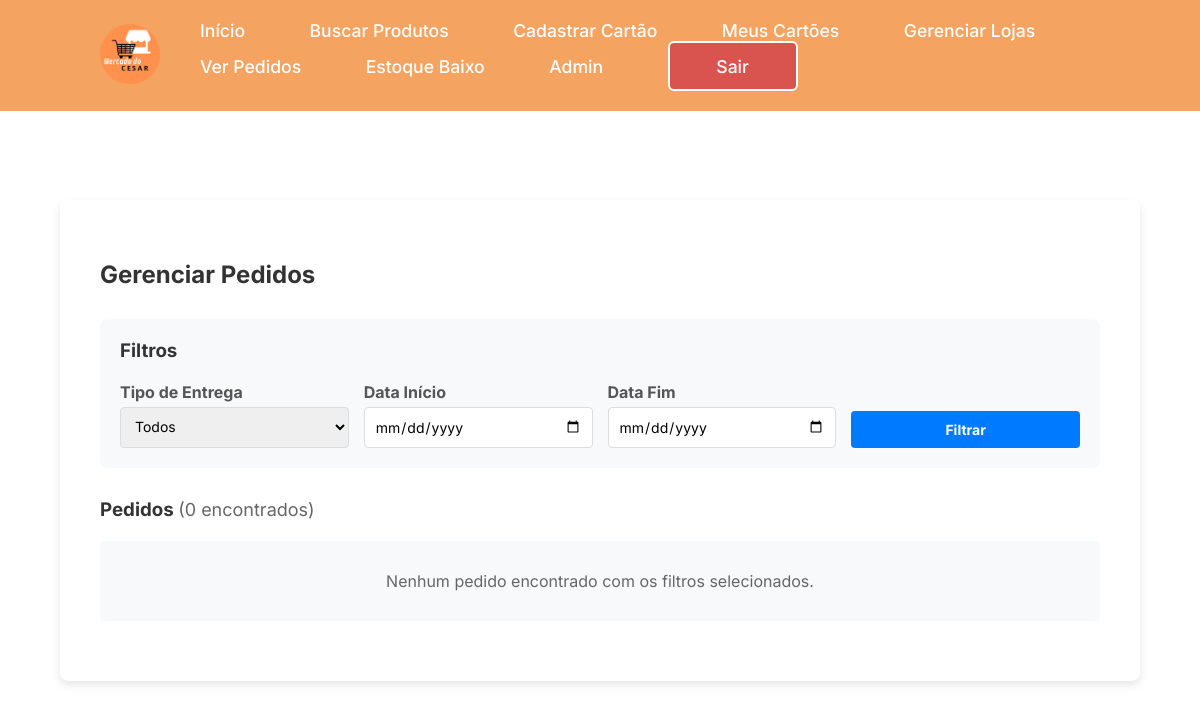
The app's page /pedidos/ (signed in), older data.
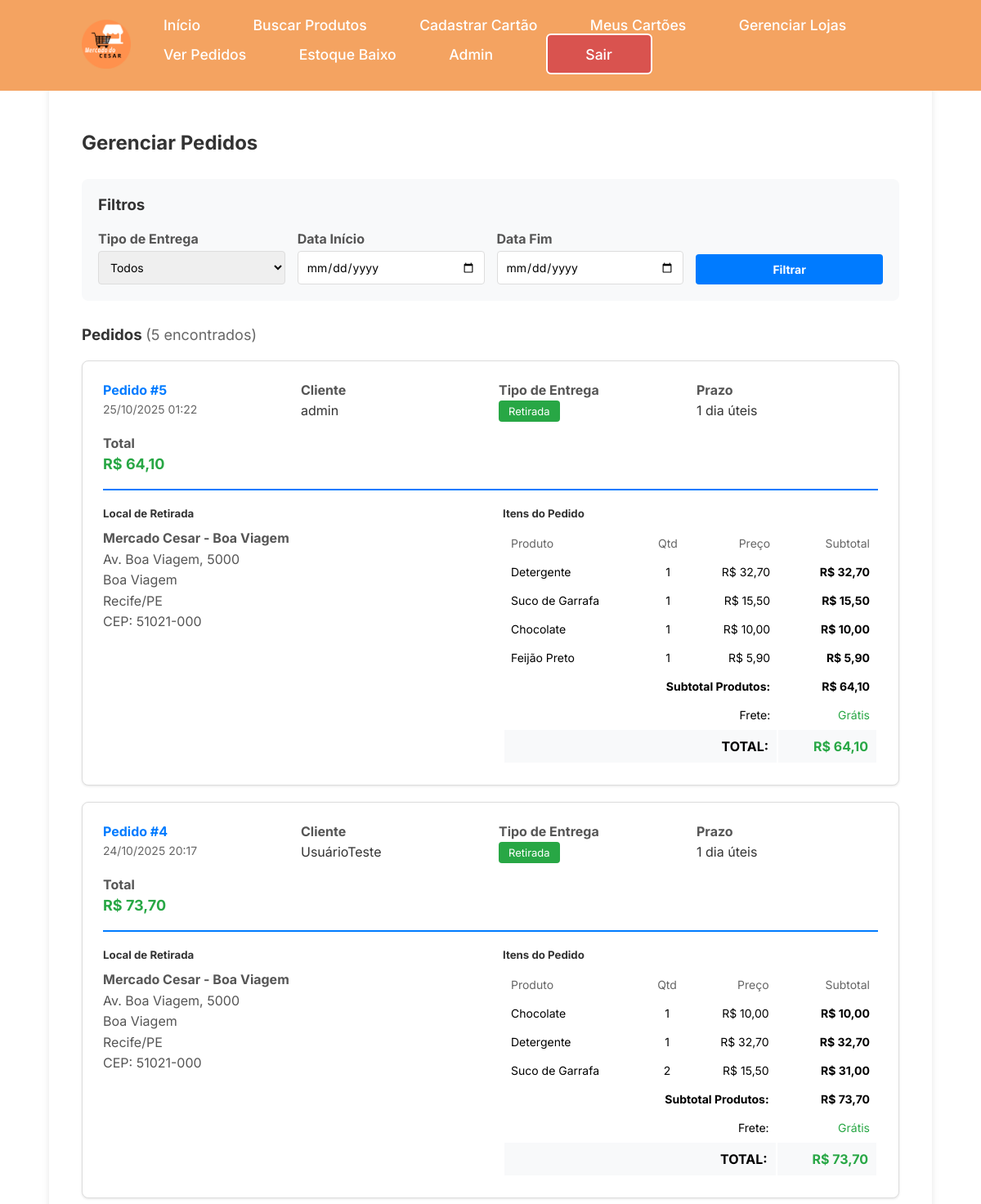
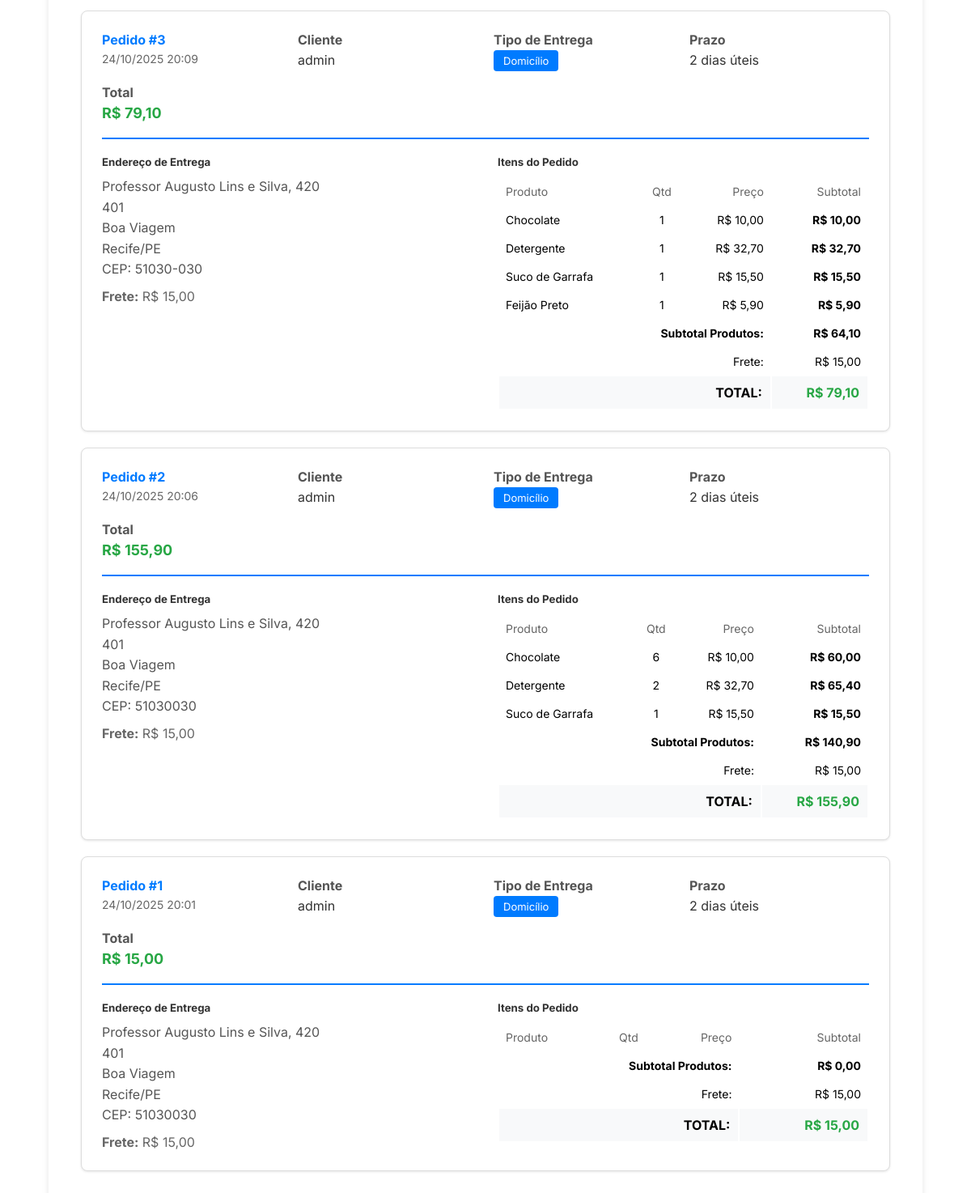
The same page, newer data (2 pictures, top to bottom).
### mercadocesar/models.py (models this page shows, shortened)
class Pedido(models.Model):
    TIPO_ENTREGA_CHOICES = [
        ('DOMICILIO', 'Entrega em Domicílio'),
        ('RETIRADA', 'Retirada na Loja'),
    ]
    usuario = models.ForeignKey(settings.AUTH_USER_MODEL, on_delete=models.CASCADE)
    tipo_entrega = models.CharField(max_length=10, choices=TIPO_ENTREGA_CHOICES)
    cep = models.CharField(max_length=9, blank=True, null=True)
    endereco = models.CharField(max_length=200, blank=True, null=True)
    numero = models.CharField(max_length=10, blank=True, null=True)
    complemento = models.CharField(max_length=100, blank=True, null=True)
    bairro = models.CharField(max_length=100, blank=True, null=True)
    cidade = models.CharField(max_length=100, blank=True, null=True)
    estado = models.CharField(max_length=2, blank=True, null=True)
    loja = models.ForeignKey(Loja, on_delete=models.SET_NULL, null=True, blank=True)
    cartao = models.ForeignKey(CartaoCredito, on_delete=models.SET_NULL, null=True, blank=True)
    custo_entrega = models.DecimalField(max_digits=10, decimal_places=2, default=0)
    prazo_dias = models.IntegerField()
    data_criacao = models.DateTimeField(auto_now_add=True)
    def calcular_subtotal_produtos(self):
        from decimal import Decimal
        total = sum(item.calcular_subtotal() for item in self.itens.all())
        return Decimal(str(total)) if total else Decimal('0')
    def calcular_total(self):
        return self.calcular_subtotal_produtos() + self.custo_entrega

class ItemPedido(models.Model):
    pedido = models.ForeignKey(Pedido, on_delete=models.CASCADE, related_name='itens')
    produto = models.ForeignKey(Produto, on_delete=models.CASCADE)
    quantidade = models.PositiveIntegerField()
    preco_unitario = models.DecimalField(max_digits=10, decimal_places=2)  # Preço no momento da compra
    def calcular_subtotal(self):
        return self.preco_unitario * self.quantidade

class Loja(models.Model):
    nome = models.CharField(max_length=100)
    endereco = models.CharField(max_length=200)
    numero = models.CharField(max_length=10)
    bairro = models.CharField(max_length=100)
    cidade = models.CharField(max_length=100)
    estado = models.CharField(max_length=2)
    cep = models.CharField(max_length=9)
    prazo_retirada_dias = models.IntegerField(default=1)
    ativa = models.BooleanField(default=True)

class Produto(models.Model):
	nome = models.CharField(max_length=30, unique=True)
	codigo = models.CharField(max_length=30, unique=True)
	descricao = models.CharField(max_length=200, default="", unique=True)
	categoria = models.CharField(max_length=50)
	preco_custo = models.DecimalField(
		max_digits=10,
		decimal_places=2,
		validators=[MinValueValidator(0)]
	)
	preco = models.DecimalField(
		max_digits=10,
		decimal_places=2,
		validators=[MinValueValidator(0)]
	)
	unidade_medida = models.CharField(max_length=20)
	class Meta:
		constraints = [
			CheckConstraint(check=~Q(codigo=""), name='codigo_nao_vazio'),
   			CheckConstraint(check=~Q(descricao=""), name='descricao_nao_vazia'),
			CheckConstraint(check=~Q(categoria=""), name='categoria_nao_vazia'),
			CheckConstraint(check=~Q(unidade_medida=""), name='unidade_medida_nao_vazia'),
		]

### mercadocesar/views.py (the view)
# urls.py: path('pedidos/', visualizar_pedidos, name='visualizar_pedidos'),
@user_passes_test(lambda u: u.is_superuser)
def visualizar_pedidos(request):
    from .models import ItemPedido
    tipo_entrega = request.GET.get('tipo_entrega', '')
    data_inicio = request.GET.get('data_inicio', '')
    data_fim = request.GET.get('data_fim', '')
    pedidos = Pedido.objects.all().select_related('usuario', 'loja').prefetch_related('itens__produto')
    if tipo_entrega:
        pedidos = pedidos.filter(tipo_entrega=tipo_entrega)
    if data_inicio:
        pedidos = pedidos.filter(data_criacao__date__gte=data_inicio)
    if data_fim:
        pedidos = pedidos.filter(data_criacao__date__lte=data_fim)
    pedidos = pedidos.order_by('-data_criacao')
    context = {
        'pedidos': pedidos,
        'tipo_entrega_filtro': tipo_entrega,
        'data_inicio': data_inicio,
        'data_fim': data_fim,
    }
    return render(request, 'visualizar_pedidos.html', context)

### mercadocesar/templates/visualizar_pedidos.html (shortened to what this page needs)
{% extends 'base.html' %}
{% block content %}
<div class="container" style="max-width: 1400px; margin: 40px auto; padding: 0 20px;">
    <h2 style="color: #333; margin-bottom: 30px;">Gerenciar Pedidos</h2>
    <div style="background-color: #f8f9fa; padding: 20px; border-radius: 8px; margin-bottom: 30px;">
        <h3 style="color: #333; margin-top: 0; margin-bottom: 20px;">Filtros</h3>
        <form method="get" style="display: grid; grid-template-columns: repeat(auto-fit, minmax(200px, 1fr)); gap: 15px; align-items: end;">
            <div>
                <label style="display: block; margin-bottom: 5px; font-weight: bold; color: #555;">Tipo de Entrega</label>
                <select name="tipo_entrega" style="width: 100%; padding: 10px; border: 1px solid #ddd; border-radius: 4px; font-size: 14px;">
                    <option value="">Todos</option>
                </select>
            </div>
            <div>
                <label style="display: block; margin-bottom: 5px; font-weight: bold; color: #555;">Data Início</label>
                <input type="date" name="data_inicio" value="{{ data_inicio }}" style="width: 100%; padding: 10px; border: 1px solid #ddd; border-radius: 4px; font-size: 14px;">
            </div>
            <div>
                <label style="display: block; margin-bottom: 5px; font-weight: bold; color: #555;">Data Fim</label>
                <input type="date" name="data_fim" value="{{ data_fim }}" style="width: 100%; padding: 10px; border: 1px solid #ddd; border-radius: 4px; font-size: 14px;">
            </div>
            <div>
                <button type="submit" style="width: 100%; padding: 10px; background-color: #007bff; color: white; border: none; border-radius: 4px; font-size: 14px; cursor: pointer; font-weight: bold;">
                    Filtrar
                </button>
            </div>
        </form>
    </div>
    <div>
        <h3 style="color: #333; margin-bottom: 20px;">
            Pedidos
            <span style="color: #666; font-size: 18px; font-weight: normal;">({{ pedidos.count }} encontrado{{ pedidos.count|pluralize }})</span>
        </h3>
        {% if pedidos %}
        {% for pedido in pedidos %}
        <div style="background-color: white; border: 1px solid #ddd; border-radius: 8px; padding: 25px; margin-bottom: 20px; box-shadow: 0 1px 3px rgba(0,0,0,0.1);">
            <div style="display: grid; grid-template-columns: repeat(auto-fit, minmax(200px, 1fr)); gap: 20px; padding-bottom: 20px; border-bottom: 2px solid #007bff; margin-bottom: 20px;">
                <div>
                    <h4 style="color: #007bff; margin: 0 0 5px 0;">Pedido #{{ pedido.id }}</h4>
                    <p style="margin: 0; color: #666; font-size: 14px;">{{ pedido.data_criacao|date:"d/m/Y H:i" }}</p>
                </div>
                <div>
                    <p style="margin: 0 0 5px 0; font-weight: bold; color: #555;">Cliente</p>
                    <p style="margin: 0; color: #333;">{{ pedido.usuario.username }}</p>
                </div>
                <div>
                    <p style="margin: 0 0 5px 0; font-weight: bold; color: #555;">Tipo de Entrega</p>
                    <p style="margin: 0;">
                        {% if pedido.tipo_entrega == 'DOMICILIO' %}
                            <span style="padding: 5px 12px; background-color: #007bff; color: white; border-radius: 4px; font-size: 13px;">Domicílio</span>
                        {% else %}
                            <span style="padding: 5px 12px; background-color: #28a745; color: white; border-radius: 4px; font-size: 13px;">Retirada</span>
                        {% endif %}
                    </p>
                </div>
                <div>
                    <p style="margin: 0 0 5px 0; font-weight: bold; color: #555;">Prazo</p>
                    <p style="margin: 0; color: #333;">{{ pedido.prazo_dias }} dia{{ pedido.prazo_dias|pluralize }} úteis</p>
                </div>
                <div>
                    <p style="margin: 0 0 5px 0; font-weight: bold; color: #555;">Total</p>
                    <p style="margin: 0; color: #28a745; font-size: 18px; font-weight: bold;">R$ {{ pedido.calcular_total|floatformat:2 }}</p>
                </div>
            </div>
            <div style="display: grid; grid-template-columns: 1fr 1fr; gap: 30px;">
                <div>
                    {% if pedido.tipo_entrega == 'DOMICILIO' %}
                        <h5 style="color: #333; margin: 0 0 10px 0;">Endereço de Entrega</h5>
                        <p style="margin: 0; line-height: 1.6; color: #555;">
                            {{ pedido.endereco }}, {{ pedido.numero }}
                            {% if pedido.complemento %}<br>{{ pedido.complemento }}{% endif %}<br>
                            {{ pedido.bairro }}<br>
                            {{ pedido.cidade }}/{{ pedido.estado }}<br>
                            CEP: {{ pedido.cep }}
                        </p>
                        <p style="margin: 10px 0 0 0; color: #666;">
                            <strong>Frete:</strong> R$ {{ pedido.custo_entrega|floatformat:2 }}
                        </p>
                    {% else %}
                        <h5 style="color: #333; margin: 0 0 10px 0;">Local de Retirada</h5>
                        <p style="margin: 0; line-height: 1.6; color: #555;">
                            <strong>{{ pedido.loja.nome }}</strong><br>
                            {{ pedido.loja.endereco }}, {{ pedido.loja.numero }}<br>
                            {{ pedido.loja.bairro }}<br>
                            {{ pedido.loja.cidade }}/{{ pedido.loja.estado }}<br>
                            CEP: {{ pedido.loja.cep }}
                        </p>
                    {% endif %}
                </div>
                <div>
                    <h5 style="color: #333; margin: 0 0 10px 0;">Itens do Pedido</h5>
                    <table style="width: 100%; font-size: 14px;">
                        <thead>
                            <tr style="border-bottom: 1px solid #ddd;">
                                <th style="padding: 8px; text-align: left; color: #666; font-weight: normal;">Produto</th>
                                <th style="padding: 8px; text-align: center; color: #666; font-weight: normal;">Qtd</th>
                                <th style="padding: 8px; text-align: right; color: #666; font-weight: normal;">Preço</th>
                                <th style="padding: 8px; text-align: right; color: #666; font-weight: normal;">Subtotal</th>
                            </tr>
                        </thead>
                        <tbody>
                            {% for item in pedido.itens.all %}
                            <tr style="border-bottom: 1px solid #eee;">
                                <td style="padding: 8px;">{{ item.produto.nome }}</td>
                                <td style="padding: 8px; text-align: center;">{{ item.quantidade }}</td>
                                <td style="padding: 8px; text-align: right;">R$ {{ item.preco_unitario|floatformat:2 }}</td>
                                <td style="padding: 8px; text-align: right; font-weight: bold;">R$ {{ item.calcular_subtotal|floatformat:2 }}</td>
                            </tr>
                            {% endfor %}
                        </tbody>
                        <tfoot>
                            <tr style="border-top: 2px solid #ddd;">
                                <td colspan="3" style="padding: 8px; text-align: right; font-weight: bold;">Subtotal Produtos:</td>
                                <td style="padding: 8px; text-align: right; font-weight: bold;">R$ {{ pedido.calcular_subtotal_produtos|floatformat:2 }}</td>
                            </tr>
                            <tr>
                                <td colspan="3" style="padding: 8px; text-align: right;">Frete:</td>
                                <td style="padding: 8px; text-align: right;">
                                    {% if pedido.custo_entrega > 0 %}
                                        R$ {{ pedido.custo_entrega|floatformat:2 }}
                                    {% else %}
                                        <span style="color: #28a745;">Grátis</span>
                                    {% endif %}
                                </td>
                            </tr>
                            <tr style="background-color: #f8f9fa;">
                                <td colspan="3" style="padding: 10px; text-align: right; font-weight: bold; font-size: 16px;">TOTAL:</td>
                                <td style="padding: 10px; text-align: right; font-weight: bold; color: #28a745; font-size: 16px;">R$ {{ pedido.calcular_total|floatformat:2 }}</td>
                            </tr>
                        </tfoot>
                    </table>
                </div>
            </div>
        </div>
        {% endfor %}
        {% else %}
        <p style="padding: 30px; text-align: center; background-color: #f8f9fa; border-radius: 4px; color: #666;">
            Nenhum pedido encontrado com os filtros selecionados.
        </p>
        {% endif %}
    </div>
</div>
{% endblock %}

### mercadocesar/templates/base.html (shortened to what this page needs)
{% load static %}
<!DOCTYPE html>
<html lang="pt-br">
<head>
    <link rel="stylesheet" href="{% static 'css/testelogin.css' %}">
    <link rel="stylesheet" href="{% static 'css/buscar_itens.css' %}">
    <link rel="stylesheet" href="{% static 'css/cartao.css' %}">
</head>
<body>
    <header>
        <div class="logo">
            <img src="{% static 'img/Mercado.png' %}" alt="Logo Mercado Cesar">
        </div>
        <nav class="menu">
            <a href="{% url 'home' %}">Início</a>
            {% if user.is_authenticated %}
                <a href="{% url 'busca' %}">Buscar Produtos</a>
                <a href="{% url 'cadastrar_cartao' %}">Cadastrar Cartão</a>
                <a href="{% url 'listar_cartoes' %}">Meus Cartões</a>
                {% if user.is_superuser %}
                    <a href="{% url 'gerenciar_lojas' %}">Gerenciar Lojas</a>
                    <a href="{% url 'visualizar_pedidos' %}">Ver Pedidos</a>
                {% endif %}
                {% if user.is_staff %}
                    <a href="{% url 'estoque_baixo' %}">Estoque Baixo</a>
                    <a href="{% url 'admin:index' %}" target="_blank">Admin</a>
                {% endif %}
                <form method="post" action="{% url 'logout' %}" style="display: inline;">
                    <button type="submit" class="loginpopup" style="background: #d9534f;">Sair</button>
                </form>
            {% else %}
                <a href="{% url 'busca' %}">Produtos</a> <a href="{% url 'login' %}" class="loginpopup">Login</a>
                <a href="{% url 'register' %}" class="cadastro">Cadastro</a>
            {% endif %}
        </nav>
    </header>
    <div class="main-content">
        {% block content %}
        {% endblock %}
    </div>
</body>
</html>

Row changes from the older to the newer data that the page shows:
added Pedido: id "5", data_criacao "25/10/2025 01:22", usuario.username "admin", tipo_entrega "Retirada", prazo_dias "1", calcular_total "64,10", loja.nome "Mercado Cesar - Boa Viagem", loja.endereco "Av. Boa Viagem", loja.numero "5000", loja.bairro "Boa Viagem", loja.cidade "Recife", loja.estado "PE", loja.cep "51021-000", calcular_subtotal_produtos "64,10", shows "Grátis"
added ItemPedido: produto.nome "Detergente", quantidade "1", preco_unitario "32,70", calcular_subtotal "32,70", shown under "5"
added ItemPedido: produto.nome "Suco de Garrafa", quantidade "1", preco_unitario "15,50", calcular_subtotal "15,50", shown under "5"
added ItemPedido: produto.nome "Chocolate", quantidade "1", preco_unitario "10,00", calcular_subtotal "10,00", shown under "5"
added ItemPedido: produto.nome "Feijão Preto", quantidade "1", preco_unitario "5,90", calcular_subtotal "5,90", shown under "5"
added Pedido: id "4", data_criacao "24/10/2025 20:17", usuario.username "UsuárioTeste", tipo_entrega "Retirada", prazo_dias "1", calcular_total "73,70", loja.nome "Mercado Cesar - Boa Viagem", loja.endereco "Av. Boa Viagem", loja.numero "5000", loja.bairro "Boa Viagem", loja.cidade "Recife", loja.estado "PE", loja.cep "51021-000", calcular_subtotal_produtos "73,70", shows "Grátis"
added ItemPedido: produto.nome "Chocolate", quantidade "1", preco_unitario "10,00", calcular_subtotal "10,00", shown under "4"
added ItemPedido: produto.nome "Detergente", quantidade "1", preco_unitario "32,70", calcular_subtotal "32,70", shown under "4"
added ItemPedido: produto.nome "Suco de Garrafa", quantidade "2", preco_unitario "15,50", calcular_subtotal "31,00", shown under "4"
added Pedido: id "3", data_criacao "24/10/2025 20:09", usuario.username "admin", tipo_entrega "Domicílio", prazo_dias "2", calcular_total "79,10", endereco "Professor Augusto Lins e Silva", numero "420", complemento "401", bairro "Boa Viagem", cidade "Recife", estado "PE", cep "51030-030", custo_entrega "15,00", calcular_subtotal_produtos "64,10"
added ItemPedido: produto.nome "Chocolate", quantidade "1", preco_unitario "10,00", calcular_subtotal "10,00", shown under "3"
added ItemPedido: produto.nome "Detergente", quantidade "1", preco_unitario "32,70", calcular_subtotal "32,70", shown under "3"
added ItemPedido: produto.nome "Suco de Garrafa", quantidade "1", preco_unitario "15,50", calcular_subtotal "15,50", shown under "3"
added ItemPedido: produto.nome "Feijão Preto", quantidade "1", preco_unitario "5,90", calcular_subtotal "5,90", shown under "3"
added Pedido: id "2", data_criacao "24/10/2025 20:06", usuario.username "admin", tipo_entrega "Domicílio", prazo_dias "2", calcular_total "155,90", endereco "Professor Augusto Lins e Silva", numero "420", complemento "401", bairro "Boa Viagem", cidade "Recife", estado "PE", cep "51030030", custo_entrega "15,00", calcular_subtotal_produtos "140,90"
added ItemPedido: produto.nome "Chocolate", quantidade "6", preco_unitario "10,00", calcular_subtotal "60,00", shown under "2"
added ItemPedido: produto.nome "Detergente", quantidade "2", preco_unitario "32,70", calcular_subtotal "65,40"
added ItemPedido: produto.nome "Suco de Garrafa", quantidade "1", preco_unitario "15,50", calcular_subtotal "15,50", shown under "2"
added Pedido: id "1", data_criacao "24/10/2025 20:01", usuario.username "admin", tipo_entrega "Domicílio", prazo_dias "2", calcular_total "15,00", endereco "Professor Augusto Lins e Silva", numero "420", complemento "401", bairro "Boa Viagem", cidade "Recife", estado "PE", cep "51030030", custo_entrega "15,00", calcular_subtotal_produtos "0,00"
Text that changed along with them:
{{ pedidos.count }}: "0" → "5"
text no longer shown: "Nenhum pedido encontrado com os filtros selecionados."
